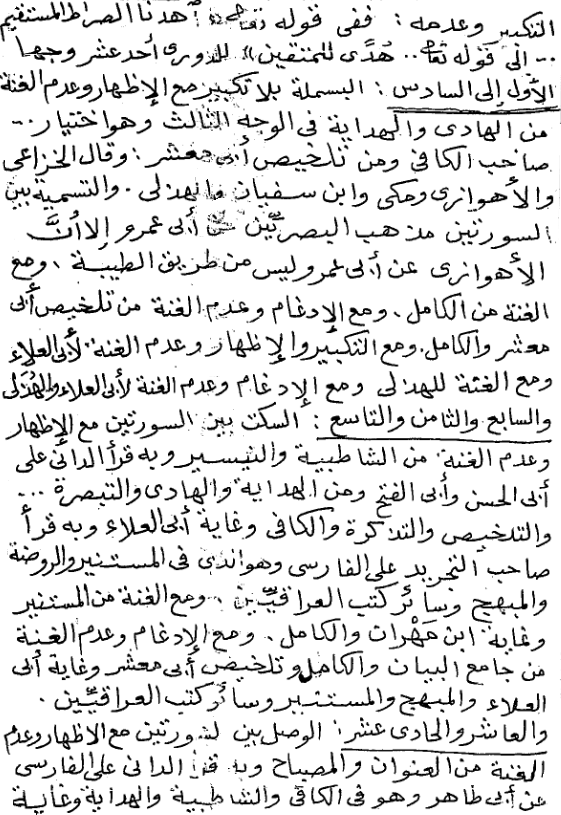
#> input picture images/dataset/Book4/Book4_00000032_B.png, 561 x 815 px, given in place of image_test3.jpg, which was not available
$ python sift_feature_detection_experiment.py
#> lines starting #> are read from the running program, lines starting #| are printed output that depends on the picture; pictures that were not available may be replaced by others from this repository, and a replacement may not be noted
"""
SIFT feature-detection experiment.

This standalone script detects SIFT keypoints on sample images and displays
the keypoints overlaid on the selected image.
"""

import cv2 as cv

SAMPLE_BOOK4_PAGE = "images/dataset/Book4/Book4_00000207_B.png"
SAMPLE_BOOK6_PAGE = "images/dataset/Book6/Book6_00000029_B.PNG"
SPOT_WITH_MISSING_LETTERS = "images/dataset/Book1/Book1_00000022_B.PNG"
SPOT_WITH_MISSING_LETTERS_ALT = "images/dataset/Book1/Book1_00000126_B.PNG"
MISSING_LETTERS_PAGE = "images/dataset/Book5/Book5_00000075_B.PNG"
MISSING_LETTERS_PAGE_ALT = "images/dataset/Book3/Book3_00000183_B.PNG"
MISSING_LETTERS_PAGE_ALT_2 = "images/dataset/Book1/Book1_00000182_A.PNG"
PAGE_WITH_SHADOW = "images/dataset/Book3/Book3_00000183_A.PNG"
PAGE_WITH_SHADOW_ALT = "images/dataset/Book2/Book2_000122_A.PNG"
BOLD_LETTERS_PAGE = "images/dataset/Book7/Book7_00000336_B.png"
FACE_IMAGE_1 = "images/image_test1.jpg"
FACE_IMAGE_2 = "images/image_test2.jpg"
FACE_IMAGE_3 = "images/image_test3.jpg"


img = cv.imread(FACE_IMAGE_3)
#> img is the input picture: shape (815, 561, 3); min 0, max 255, mean 223.6
gray = cv.cvtColor(img, cv.COLOR_BGR2GRAY)

canny = cv.Canny(img, 125, 175)
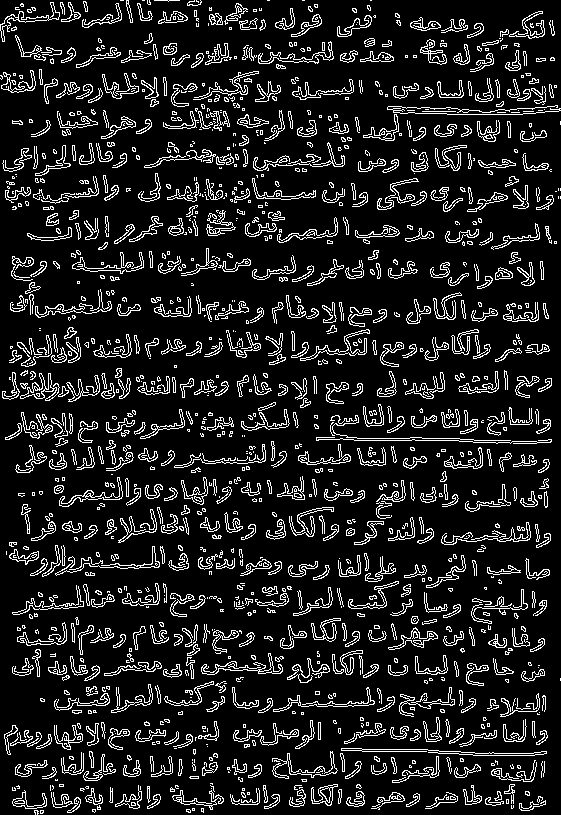
#> canny: shape (815, 561); 12.3% white in thin lines or dots
cv.imshow("Canny image", canny)

sift = cv.SIFT_create()
kp = sift.detect(gray, None)
#> kp = 6788 keypoints; strongest (x, y, size): (406, 56, 1.9), (21, 76, 2.1), (281, 657, 2.1), (426, 681, 2.1)

cv.drawKeypoints(img, kp, img)
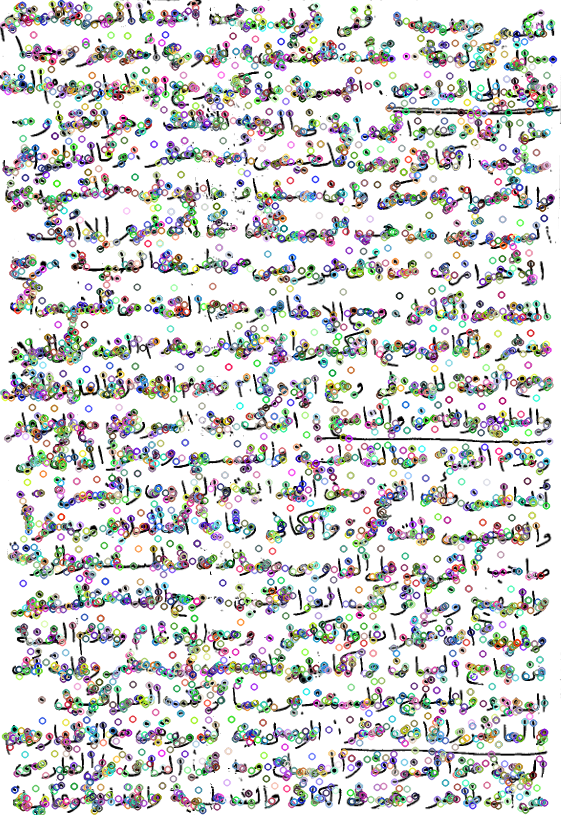
#> img: shape (815, 561, 3); mean B, G, R 209.4, 210, 209.4

cv.imshow("SIFT image", img)

cv.waitKey(0)

$ run again, on images/dataset/Book4/Book4_00000255_B.png
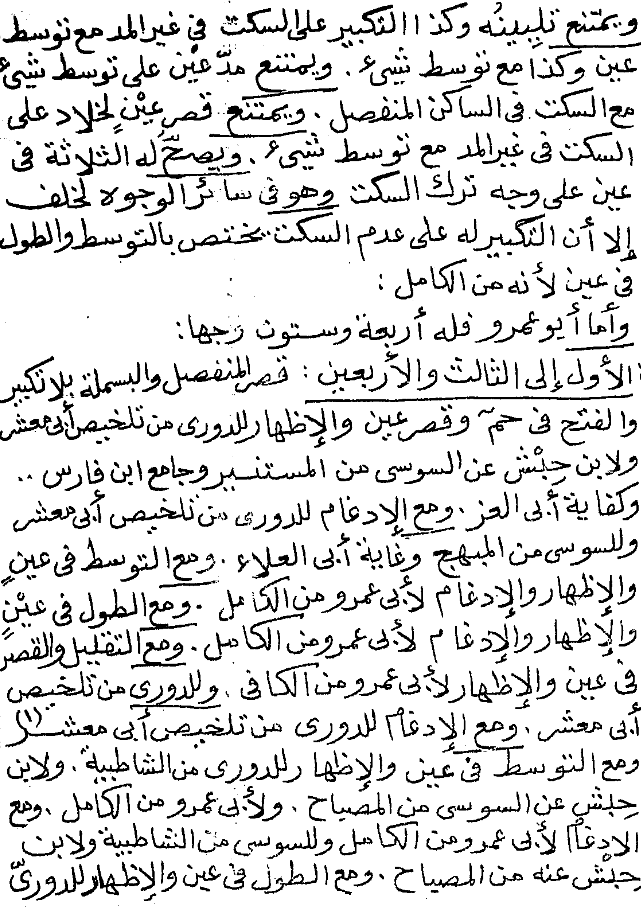
#> input picture images/dataset/Book4/Book4_00000255_B.png, 641 x 907 px, given in place of image_test3.jpg, which was not available
#> img is the input picture: shape (907, 641, 3); min 0, max 255, mean 220.6
#> `canny = cv.Canny(img, 125, 175)`:
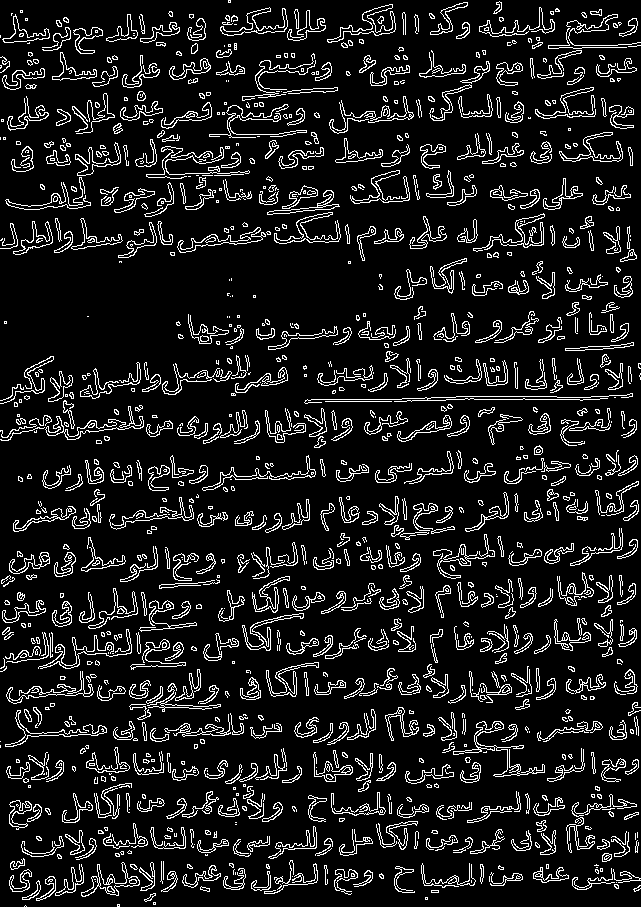
#> canny: shape (907, 641); 11% white in thin lines or dots
#> kp = 8147 keypoints; strongest (x, y, size): (153, 760, 2), (18, 415, 2), (313, 73, 2), (196, 746, 2.6)
#> `cv.drawKeypoints(img, kp, img)`:
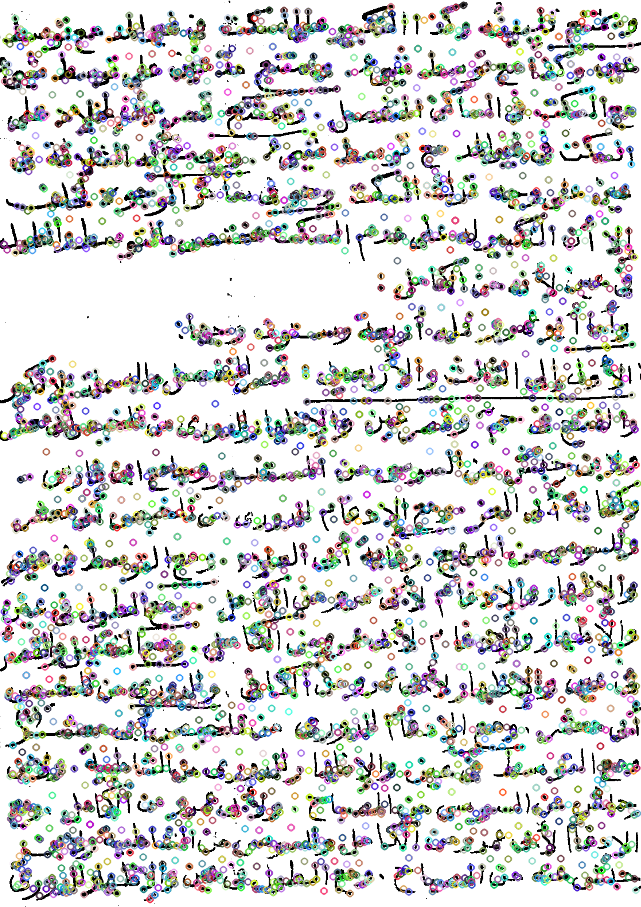
#> img: shape (907, 641, 3); mean B, G, R 209.4, 209.9, 209.6

$ run again, on images/dataset/Book4/Book4_00000032_A.png
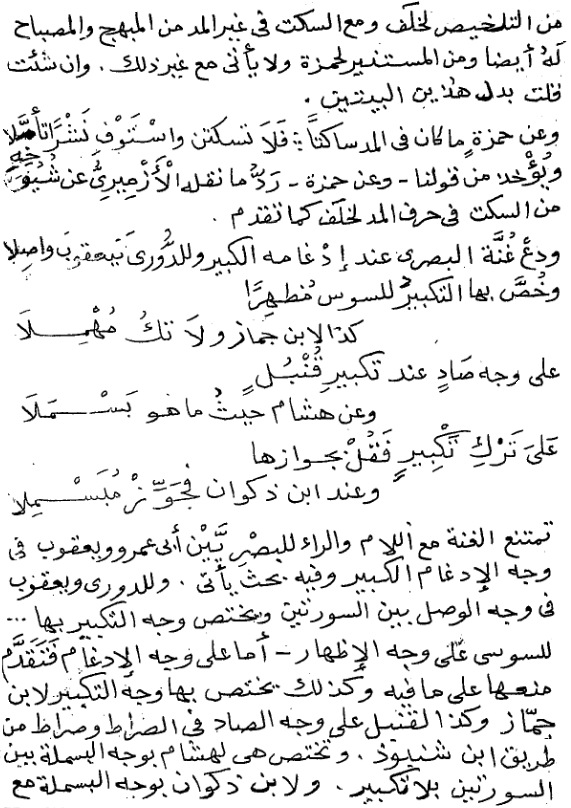
#> input picture images/dataset/Book4/Book4_00000032_A.png, 571 x 808 px, given in place of image_test3.jpg, which was not available
#> img is the input picture: shape (808, 571, 3); min 0, max 255, mean 231.4
#> `canny = cv.Canny(img, 125, 175)`:
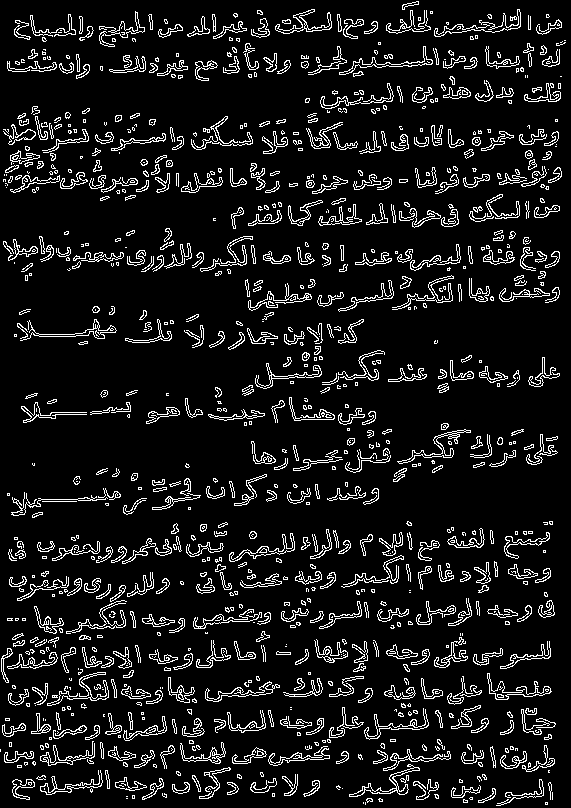
#> canny: shape (808, 571); 9.4% white in thin lines or dots
#> kp = 5400 keypoints; strongest (x, y, size): (480, 132, 1.9), (313, 588, 2), (500, 441, 3.8), (378, 109, 2)
#> `cv.drawKeypoints(img, kp, img)`:
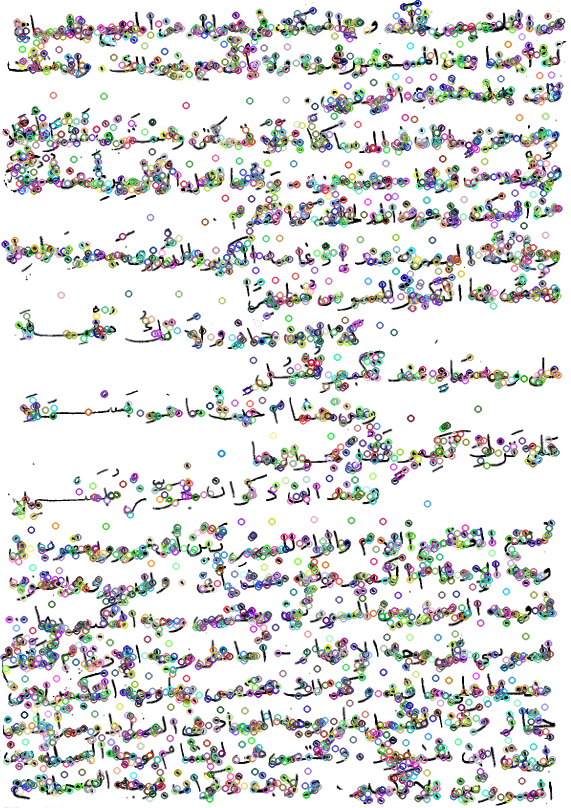
#> img: shape (808, 571, 3); mean B, G, R 220.4, 220.4, 220.3
